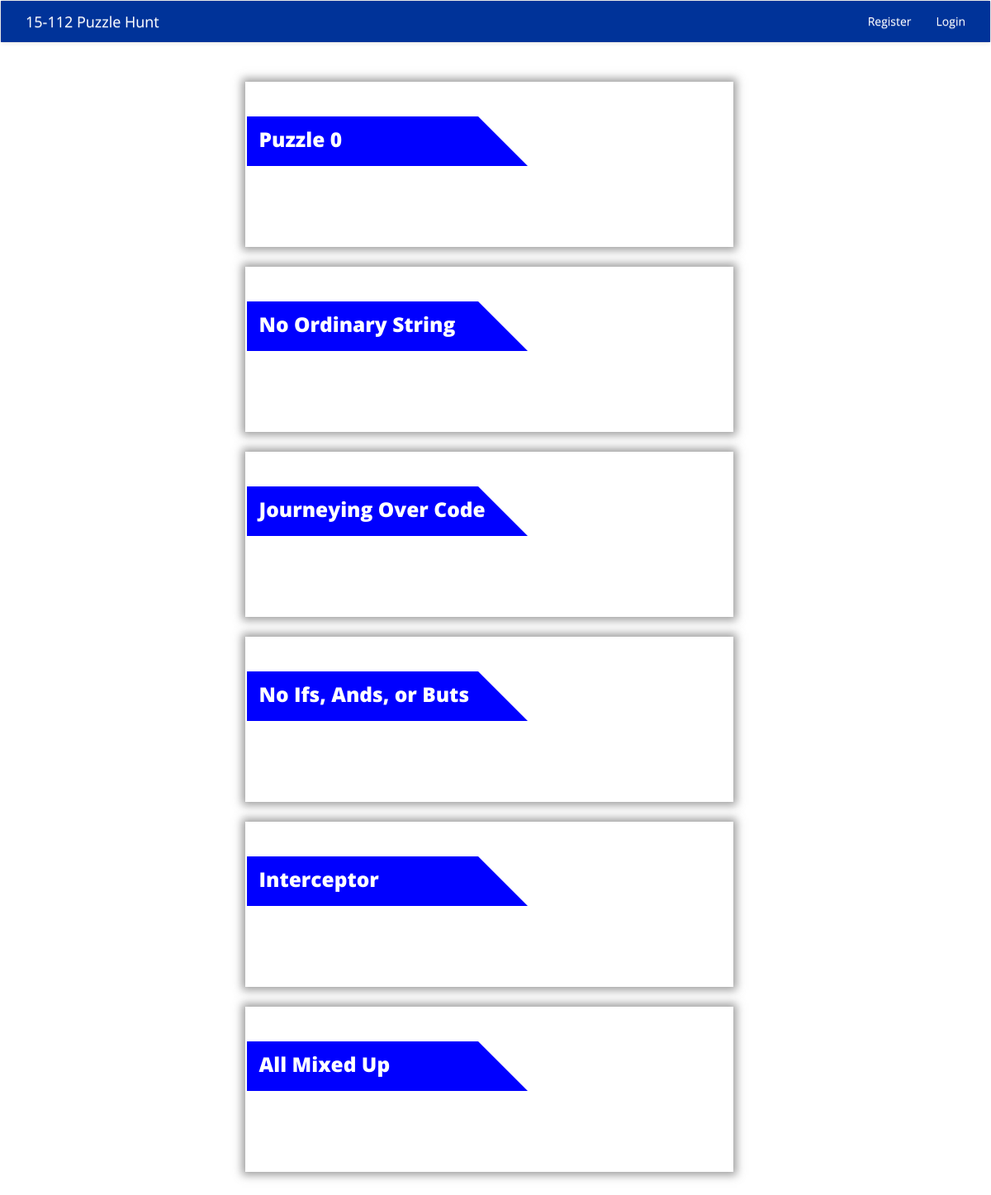
Screenshot of /puzzles with the database file from the repository.
### backend/models.py (models this page shows, shortened)
class Puzzle(models.Model):
  answer = models.CharField(default="", max_length=100)
  puzzle_unlocked = models.BooleanField(default=False)
  description = models.TextField(default="")
  name = models.CharField(default="", max_length=100)
  number = models.IntegerField(default=0)
  image_link = models.CharField(default="", max_length=300)
  hint1 = models.TextField(default="")
  hint2 = models.TextField(default="")
  hint3 = models.TextField(default="")
  hint4 = models.TextField(default="")
  hint5 = models.TextField(default="")
  hint1_unlocked = models.BooleanField(default=False)
  hint2_unlocked = models.BooleanField(default=False)
  hint3_unlocked = models.BooleanField(default=False)
  hint4_unlocked = models.BooleanField(default=False)
  hint5_unlocked = models.BooleanField(default=False)

### puzzlehunt/views.py (the view)
# urls.py: url(r'^puzzles', views.PuzzlePage.as_view()),
class PuzzlePage(View):
  def get(self,request):
    context = {}
    puzzles = []
    for puzzle in Puzzle.objects.all().order_by("number"):
        obj = puzzle.__dict__
        puzzles.append(obj)
    context["puzzles"] = puzzles
    return render(request, 'puzzle.html', context)

### puzzlehunt/templates/puzzle.html
{% extends 'base.html' %}
{% load staticfiles %}
{% block css %}
    <link href="{% static 'css/puzzles.css' %}" rel="stylesheet">
{% endblock %}
{% block body %}
<div class="row">
    <div class="col-lg-6 col-lg-offset-3 col-md-8 col-md-offset-2 col-sm-10 col-sm-offset-1 col-xs-10 col-xs-offset-1">
        <div class="row main-row">
            {% for puzzle in puzzles %}
                <a href="/puzzles/{{ puzzle.number }}">
                    <div class="col-md-12 tile-col">
                        <div class="puzzletile" style="background-image: url({{ puzzle.image_link }}); background-size: cover;">
                            <div class="tile-text">{{ puzzle.name }}</div>
                            <div class="tile-title"></div>
                        </div>
                    </div>
                </a>
            {% endfor %}
        </div>
    </div>
</div>
{% endblock  %}

### static/css/base.css (style rules this page uses)
* { font-family: 'Open Sans', sans-serif; }
html, body { overflow-x: hidden; }

### static/css/puzzles.css (style rules this page uses)
.puzzletile { color:black; position:relative; border: 2px solid white; box-shadow: 0px 0px 10px 4px rgba(119, 119, 119, 0.71); -moz-box-shadow: 0px 0px 10px 4px rgba(119, 119, 119, 0.71); -webkit-box-shadow: 0px 0px 10px 4px rgba(119, 119, 119, 0.71); height: 200px; margin: -3px; }
.tile-title { border-bottom: 60px solid blue; border-right: 60px solid transparent; width: 340px; margin-top: 40px; }
.tile-text { float: left; font-weight: 800; color: white; font-size: 175%; margin-top: 50px; margin-left: 15px; }
.tile-col { margin-right: -8px; margin-left: -8px; padding-top: 30px; }
.main-row { margin-bottom: 50px; }

### rows the page displays
Puzzle: name "Puzzle 0"
Puzzle: name "No Ordinary String"
Puzzle: name "Journeying Over Code"
Puzzle: name "No Ifs, Ands, or Buts"
Puzzle: name "Interceptor"
Puzzle: name "All Mixed Up"
